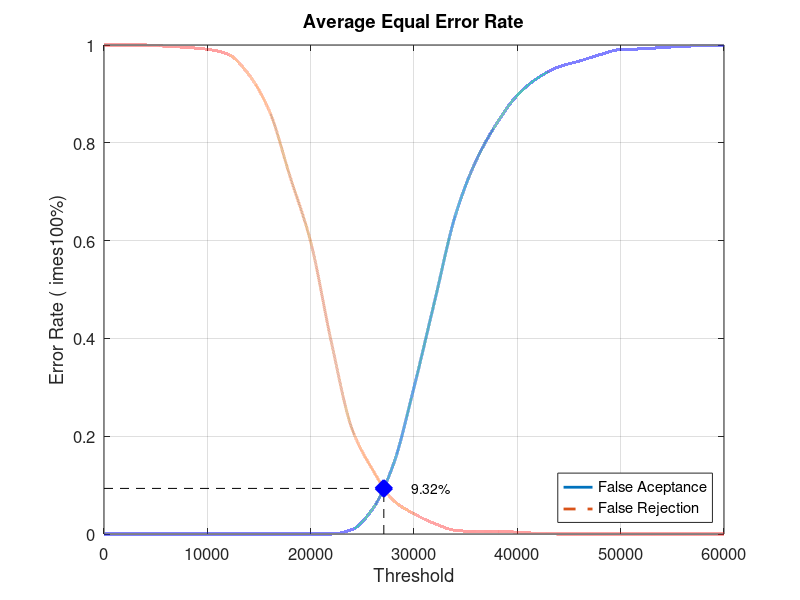
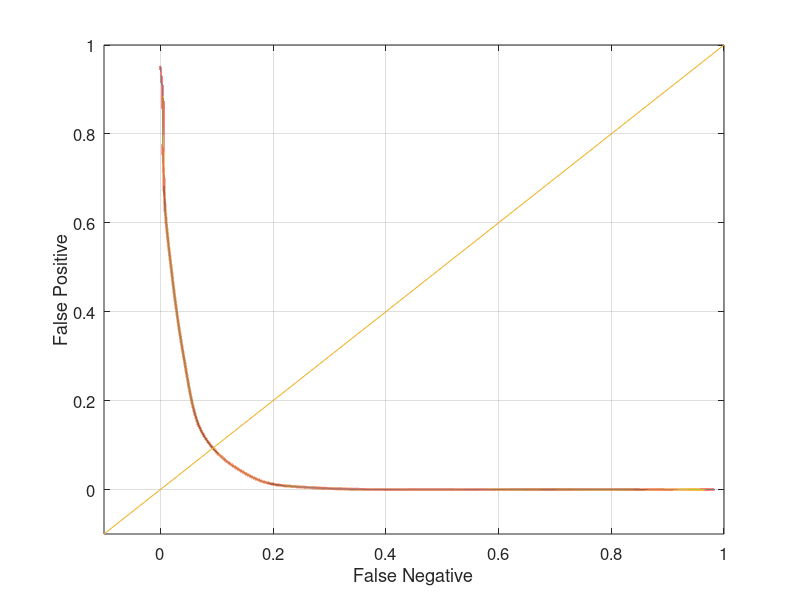

The MATLAB source for these figures, in order:
close all;
clear;
clc;
x = 0:2000:60000;
xq = 0:0.5:60000;

y0 = [0 0 0 0 0 0 0 0 0 0 0 0 0.00921053 0.0513158 0.142105 0.3 0.476316 0.651316 0.763158 0.839474 0.897368 0.932895 0.955263 0.967105 0.980263 0.990789 0.992105 0.994737 0.997368 0.998684 1]
yy0 = interp1(x, y0, xq, 'pchip');
y1 = [1 1 1 0.9975 0.995 0.99125 0.98125 0.94 0.865 0.73125 0.5975 0.3925 0.215 0.13125 0.06875 0.04125 0.02125 0.0075 0.005 0.005 0.00375 0.00125 0 0 0 0 0 0 0 0 0]
yy1 = interp1(x, y1, xq, 'pchip');

% Calculating EER: 
y2 = abs(y0 - y1);
find(y2 == min(y2))
yy2 = abs(yy0 - yy1);
xEER = find(yy2 == min(yy2));
xEERIndex = xq(xEER) % X-axis EER
yEER = yy0(xEER) % Y-axis EER

main = figure
plot(xq, yy0,'-','LineWidth', 2);	hold on
plot(xq, yy1,'--','LineWidth', 2);	hold on
plot([xEERIndex xEERIndex], [0 yEER], 'k--');	hold on
plot([0 xEERIndex], [yEER yEER], 'k--');	hold on
plot(xEERIndex, yEER, 'bx', 'LineWidth', 10);	hold on
text(xEERIndex + 10 * xEERIndex / 100, yEER, [num2str(round((10000 * yEER)) / 100) '%'])
legend('False Aceptance', 'False Rejection', 'Location', 'SouthEast')
xlabel('Threshold')
ylabel('Error Rate (	imes100%)')
title('Average Equal Error Rate')
set(gca, 'FontSize', 12)
axis([0 60000 0 1])
grid on

print(main, 'Experiment4AverageMain', '-dpng');
FNRxFPR = figure('Color', [1 1 1]);
plot(yy1, yy0, '-', yy1, yy0, 'LineWidth', 2);
hold on
y = -0.1:0.1:1
plot(y, y); 
set(gca, 'FontSize', 12)
xlabel('False Negative')
ylabel('False Positive')
axis([-0.1 1 -0.1 1])
set(gca, 'FontSize', 12)
grid on

print(FNRxFPR, 'Experiment4AverageFNRxFPR','-dpng');
